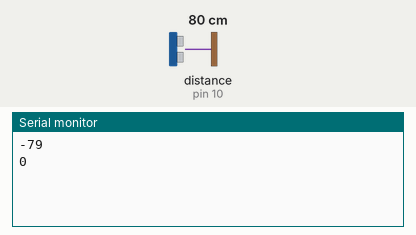
Simulated run of this sketch. Board: Arduino Uno, built with avr-gcc and run on an emulated ATmega328P. Parts: the last lines printed to the serial monitor. Wiring (inferred from the names in the program): ultrasonic range finder: trigger pin 8; echo pin 10. The inputs (shaded band) are chosen by the test bench; at power-on: distance to the obstacle (sensor on pin 10) 80 cm. The echo pulse lasts 58.3 µs per cm.

Above: at 1.8 s.
1.9 s: distance to the obstacle (sensor on pin 10) set to 2 cm
At 2.8 s:
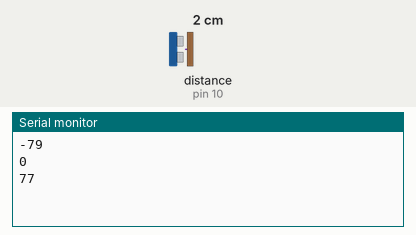
3.4 s: distance to the obstacle (sensor on pin 10) set to 4 cm
At 4.8 s:
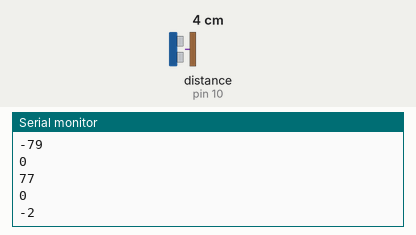
Timing chart, 0 to 6.4 s (numbered marks = the images above; inputs shaded):
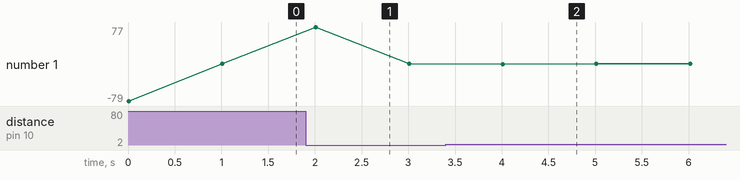

The sketch:

normal_5e8ccbbf78815.ino
```cpp
const int trigPin = 8;
const int echoPin = 10;
int distance_prev = 0;
int sp = 0;
float duration, distance, time_difference;

void setup() {
  pinMode(trigPin, OUTPUT);
  pinMode(echoPin, INPUT);
  Serial.begin(9600);
}

void loop() {
  digitalWrite(trigPin, LOW);
  delayMicroseconds(2);
  digitalWrite(trigPin, HIGH);
  delayMicroseconds(10);
  digitalWrite(trigPin, LOW);
  duration = pulseIn(echoPin, HIGH);
  distance = (duration * 0.0343) / 2;

  time_difference = 1.0;// set your desired time difference in seconds
  sp = (distance_prev - distance) / time_difference;

  //Serial.print("Speed: ");
  Serial.println(sp);

  delay(1000);
  distance_prev = distance;
}
```

Measured:
- after the input at 1.9 s, the serial monitor: prints a new line after 0.11 s (image 1)
- after the input at 3.4 s, the serial monitor: prints a new line after 0.61 s (image 2)
